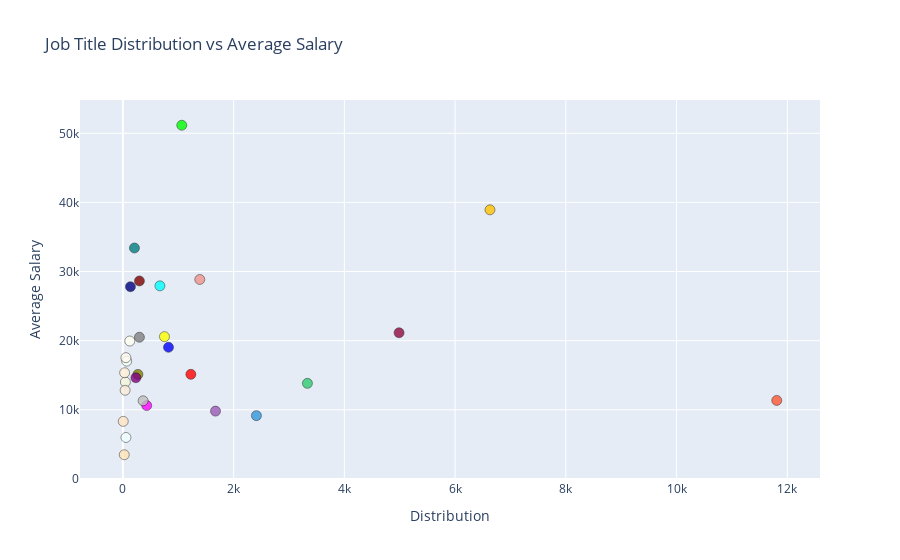

Notebook cell for this chart:
### Markdown cell above
# Plot 3:

### Code cell
title_counts = df['Title'].value_counts().reset_index()
title_counts.columns = ['Title', 'Distribution']

avg_salary = df.groupby('Title')['Salary'].mean().reset_index()

color_palette = ['#FF5733', '#FFC300', '#900C3F', '#008080', '#2ECC71', '#3498DB', '#9B59B6', '#F1948A',
                 '#FF0000', '#00FF00', '#0000FF', '#FFFF00', '#00FFFF', '#FF00FF', '#C0C0C0', '#808080',
                 '#800000', '#808000', '#008000', '#800080', '#008080', '#000080', '#FFFFF0', '#F0FFF0',
                 '#F0FFFF', '#FFFAF0', '#F5F5DC', '#FAEBD7', '#FFEFD5', '#FFE4B5', '#FFE4C4']

hover_text = [
    f"{title_counts['Title'][i]}<br>Average Salary: {avg_salary['Salary'][i]:.2f}K<br>Distribution: {title_counts['Distribution'][i]}"
    for i in range(len(title_counts))
]

fig_scatter = go.Figure(data=go.Scatter(
    x=title_counts['Distribution'],
    y=avg_salary['Salary'],
    mode='markers',
    text=hover_text,
    hoverinfo='text',
    marker=dict(
        size=10,
        color=color_palette,
        opacity=0.8,
        line=dict(width=0.5, color='black')
    )
))

fig_scatter.update_layout(
    title='Job Title Distribution vs Average Salary',
    xaxis_title='Distribution',
    yaxis_title='Average Salary',
    hovermode='closest',
)

fig_scatter.show()

### Figure 1 — Plotly figure (JSON) as saved in the notebook; plotly's stock layout.template omitted (floating-point values rounded to 4 significant figures)
{"data": [{"hoverinfo": "text", "marker": {"color": ["#FF5733", "#FFC300", "#900C3F", "#008080", "#2ECC71", "#3498DB", "#9B59B6", "#F1948A", "#FF0000", "#00FF00", "#0000FF", "#FFFF00", "#00FFFF", "#FF00FF", "#C0C0C0", "#808080", "#800000", "#808000", "#008000", "#800080", "#008080", "#000080", "#FFFFF0", "#F0FFF0", "#F0FFFF", "#FFFAF0", "#F5F5DC", "#FAEBD7", "#FFEFD5", "#FFE4B5", "#FFE4C4"], "line": {"color": "black", "width": 0.5}, "opacity": 0.8, "size": 10}, "mode": "markers", "text": ["Student<br>Average Salary: 11354.29K<br>Distribution: 11809", "Data Scientist<br>Average Salary: 38931.53K<br>Distribution: 6630", "Software Engineer<br>Average Salary: 21147.67K<br>Distribution: 4988", "Data Analyst<br>Average Salary: nanK<br>Distribution: 3940", "Other<br>Average Salary: 13826.67K<br>Distribution: 3333", "Currently not employed<br>Average Salary: 9152.33K<br>Distribution: 2412", "Research Scientist<br>Average Salary: 9807.07K<br>Distribution: 1673", "Business Analyst<br>Average Salary: 28854.23K<br>Distribution: 1389", "Data Engineer<br>Average Salary: 15126.93K<br>Distribution: 1228", "Machine Learning Engineer<br>Average Salary: 51167.00K<br>Distribution: 1064", "Not employed<br>Average Salary: 19036.12K<br>Distribution: 824", "Product/Project Manager<br>Average Salary: 20583.75K<br>Distribution: 751", "Manager<br>Average Salary: 27928.21K<br>Distribution: 669", "Teacher / professor<br>Average Salary: 10609.87K<br>Distribution: 431", "Statistician<br>Average Salary: 11300.64K<br>Distribution: 366", "Program/Project Manager<br>Average Salary: 20495.33K<br>Distribution: 299", "Consultant<br>Average Salary: 28638.39K<br>Distribution: 299", "Machine Learning/ MLops Engineer<br>Average Salary: 15122.19K<br>Distribution: 272", "DBA/Database Engineer<br>Average Salary: nanK<br>Distribution: 245", "Research Assistant<br>Average Salary: 14642.35K<br>Distribution: 235", "Engineer (non-software)<br>Average Salary: 33403.80K<br>Distribution: 209", "Chief Officer<br>Average Salary: 27799.52K<br>Distribution: 137", "Product Manager<br>Average Salary: 19948.23K<br>Distribution: 125", "Developer Advocate<br>Average Salary: 17033.53K<br>Distribution: 69", "Data Architect<br>Average Salary: 5992.79K<br>Distribution: 56", "Marketing Analyst<br>Average Salary: 17541.74K<br>Distribution: 55", "Salesperson<br>Average Salary: 14012.89K<br>Distribution: 46", "Principal Investigator<br>Average Salary: 12823.57K<br>Distribution: 41", "Developer Relations/Advocacy<br>Average Salary: 15359.50K<br>Distribution: 32", "Data Administrator<br>Average Salary: 3494.47K<br>Distribution: 25", "Data Journalist<br>Average Salary: 8322.93K<br>Distribution: 7"], "type": "scatter", "x": [11809, 6630, 4988, 3940, 3333, 2412, 1673, 1389, 1228, 1064, 824, 751, 669, 431, 366, 299, 299, 272, 245, 235, 209, 137, 125, 69, 56, 55, 46, 41, 32, 25, 7], "y": [11350.0, 38930.0, 21150.0, null, 13830.0, 9152.0, 9807.0, 28850.0, 15130.0, 51167, 19040.0, 20580.0, 27930.0, 10610.0, 11300.0, 20500.0, 28640.0, 15120.0, null, 14640.0, 33400.0, 27800.0, 19950.0, 17030.0, 5993.0, 17540.0, 14010.0, 12820.0, 15360.0, 3494.0, 8323.0]}], "layout": {"hovermode": "closest", "title": {"text": "Job Title Distribution vs Average Salary"}, "xaxis": {"title": {"text": "Distribution"}}, "yaxis": {"title": {"text": "Average Salary"}}}}
